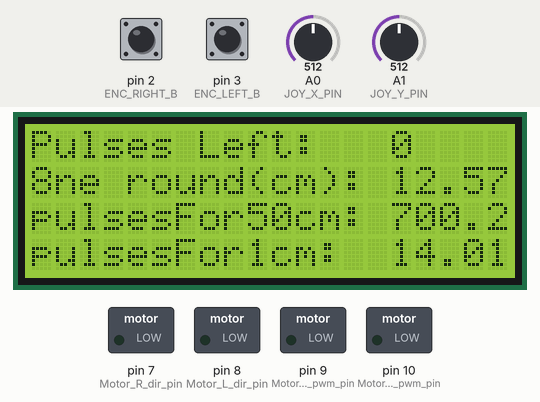
The sketch below on a simulated Arduino Mega 2560, built with avr-gcc and run on an emulated ATmega2560. Shown: 20×4 character LCD, switched loads named in the sketch (green lamp = pin HIGH). The inputs (shaded band) are chosen by the test bench; at power-on: A0 (JOY_X_PIN) = 512, A1 (JOY_Y_PIN) = 512, pin 2 (ENC_RIGHT_B) HIGH, pin 3 (ENC_LEFT_B) HIGH.

Above: at 1.2 s.
1.3 s: A0 (JOY_X_PIN) set to 610
At 2.1 s:
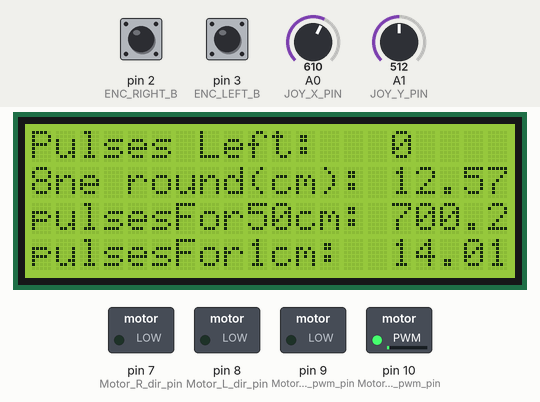
2.8 s: A1 (JOY_Y_PIN) set to 610
At 4.1 s:
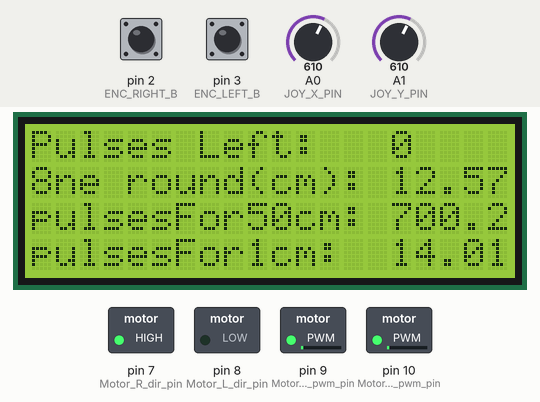
5.8 s: A0 (JOY_X_PIN) set to 590
At 6.7 s:
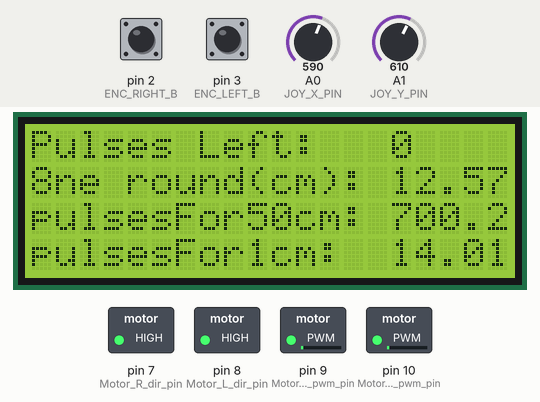
7.6 s: A1 (JOY_Y_PIN) set to 590
At 8.3 s:
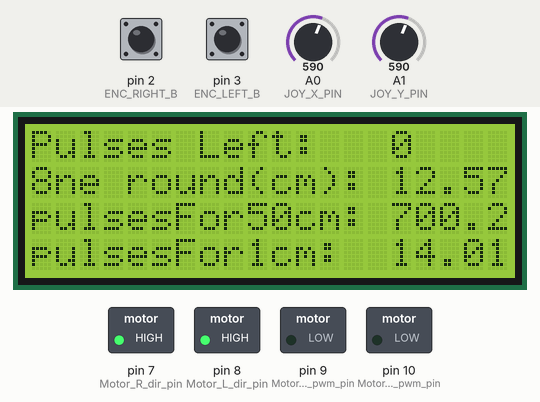
10.6 s: A0 (JOY_X_PIN) set to 716
At 11.6 s:
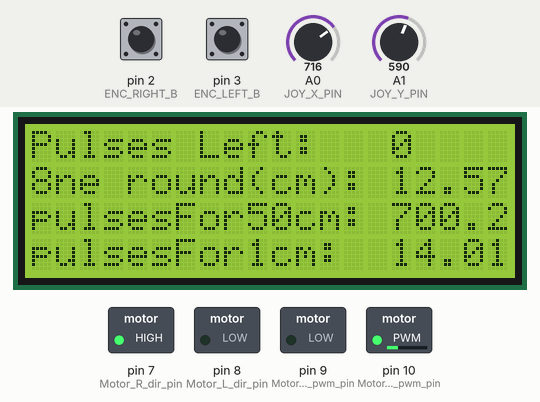
13.6 s: A1 (JOY_Y_PIN) set to 716
At 14.1 s:
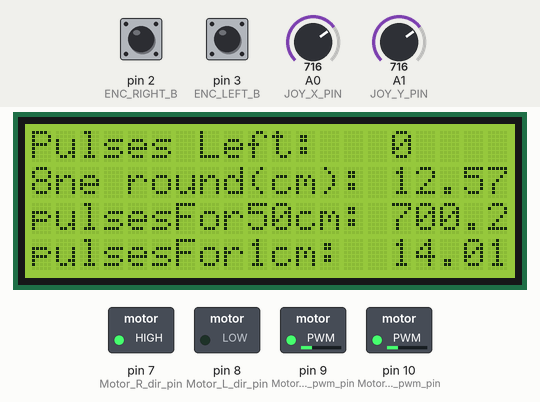
Timing chart, 0 to 16.6 s (numbered marks = the images above; inputs shaded):
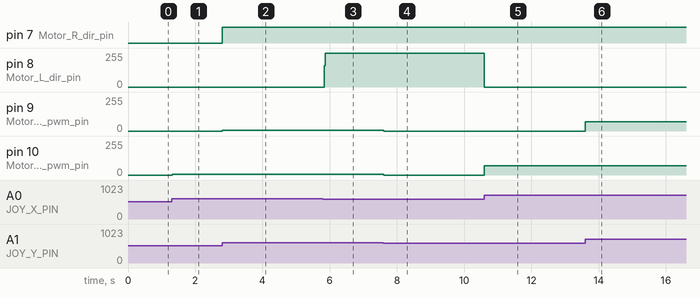

The sketch:

Direction_Speed_Revolution.ino
```cpp
#include <LiquidCrystal.h>
#include <TimerOne.h>
LiquidCrystal lcd(37, 36, 35, 34, 33, 32);
#define PPR 176
#define WHEEL_RADIUS_CM 2.0

#define JOY_X_PIN A0
#define JOY_Y_PIN A1
#define Motor_forward 0
#define Motor_return 1
#define Motor_L_dir_pin 8
#define Motor_R_dir_pin 7
#define Motor_L_pwm_pin 10
#define Motor_R_pwm_pin 9
#define ENC_RIGHT_A 23
#define ENC_RIGHT_B 2
#define ENC_LEFT_A 24
#define ENC_LEFT_B 3

int iL = 0, iR = 0, frequencyHzL, frequencyHzR;


void setup() {
  Serial.begin(9600);
  lcd.begin(20, 4);

  // Timer1.initialize(1000000);
  // Timer1.attachInterrupt(frequencyCal);


  attachInterrupt(digitalPinToInterrupt(ENC_LEFT_B), countENCBL, FALLING);
  attachInterrupt(digitalPinToInterrupt(ENC_RIGHT_B), countENCBR, FALLING);

  pinMode(Motor_L_dir_pin, OUTPUT);
  pinMode(Motor_R_dir_pin, OUTPUT);
  pinMode(Motor_L_pwm_pin, OUTPUT);
  pinMode(Motor_R_pwm_pin, OUTPUT);
  pinMode(ENC_RIGHT_A, INPUT);
  pinMode(ENC_RIGHT_B, INPUT);
  pinMode(ENC_LEFT_A, INPUT);
  pinMode(ENC_LEFT_B, INPUT);
  pinMode(JOY_X_PIN, INPUT);
  pinMode(JOY_Y_PIN, INPUT);
}

void loop() {
  float pulsesPerRevolution = PPR;
  float wheelDistanceRevolution = 2.0 * PI * WHEEL_RADIUS_CM;
  float pulsesFor50cm = (50.0 / wheelDistanceRevolution) * pulsesPerRevolution;
  float pulsesFor1cm = (1.0 / wheelDistanceRevolution) * pulsesPerRevolution;
  lcd.setCursor(0, 0);
  lcd.print("Pulses Left: ");
  lcd.setCursor(15, 0);
  lcd.print(iL);

  lcd.setCursor(0, 1);
  lcd.print("one round(cm): ");
  lcd.setCursor(15, 1);
  lcd.print(wheelDistanceRevolution);

  lcd.setCursor(0, 2);
  lcd.print("pulsesFor50cm: ");
  lcd.setCursor(15, 2);
  lcd.print(pulsesFor50cm);

   lcd.setCursor(0, 3);
  lcd.print("pulsesFor1cm: ");
  lcd.setCursor(15, 3);
  lcd.print(pulsesFor1cm);


  // delay(100);

  int joyX = analogRead(JOY_X_PIN);
  int joyY = analogRead(JOY_Y_PIN);
  int pwm_R = 0;
  int pwm_L = 0;

  if (joyY > 600) {
    pwm_R = map(joyY, 600, 1023, 0, 255);
    pwm_L = map(joyY, 600, 1023, 0, 255);
    digitalWrite(Motor_R_dir_pin, Motor_return);
    digitalWrite(Motor_L_dir_pin, Motor_return);
  } else if (joyY < 400) {
    pwm_R = map(joyY, 400, 0, 0, 255);
    pwm_L = map(joyY, 400, 0, 0, 255);
    digitalWrite(Motor_R_dir_pin, Motor_forward);
    digitalWrite(Motor_L_dir_pin, Motor_forward);
  }

  if (joyX > 600) {
    pwm_L = map(joyX, 600, 1023, 0, 255);
    digitalWrite(Motor_L_dir_pin, Motor_forward);
  } else if (joyX < 400) {
    pwm_R = map(joyX, 400, 0, 0, 255);
    digitalWrite(Motor_R_dir_pin, Motor_forward);
  }

  analogWrite(Motor_L_pwm_pin, pwm_L);
  analogWrite(Motor_R_pwm_pin, pwm_R);
}


// void frequencyCal() {
//   frequencyHzL = iL;
//   frequencyHzR = iR;
//   Serial.println("Pulse per second:");
//   Serial.println("ENCB left:");
//   Serial.println(frequencyHzL);
//   Serial.println("ENCB right:");
//   Serial.println(frequencyHzR);
//   iL = 0;
//   iR = 0;
// }


//PWM counting function
void countENCBL() {
  iL++;
}
void countENCBR() {
  iR++;
}

// void encoderInterrupt() {
//   pulseCount++;
// }
```

Measured:
- after the input at 1.3 s, pin 10 (Motor_L_pwm_pin): 0/255 → 6/255 at once
- after the input at 2.8 s, pin 7 (Motor_R_dir_pin): LOW → HIGH at once; pin 9 (Motor_R_pwm_pin): 0/255 → 6/255 at once
- after the input at 5.8 s, pin 8 (Motor_L_dir_pin): 0/255 → 255/255 at once
- after the input at 7.6 s, pin 9 (Motor_R_pwm_pin), pin 10 (Motor_L_pwm_pin): 6/255 → 0/255 at once
- after the input at 10.6 s, pin 8 (Motor_L_dir_pin): 255/255 → 0/255 at once; pin 10 (Motor_L_pwm_pin): 0/255 → 69/255 at once
- after the input at 13.6 s, pin 9 (Motor_R_pwm_pin): 0/255 → 69/255 at once
